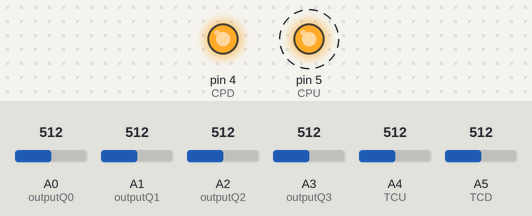
The sketch below on a simulated Arduino Uno, built with avr-gcc and run on an emulated ATmega328P. On the bench: output pins drawn as LEDs (lit = HIGH). Dashed ring = blinking. The inputs (shaded band) are chosen by the test bench; at power-on: A0 (outputQ0) = 512, A1 (outputQ1) = 512, A2 (outputQ2) = 512, A3 (outputQ3) = 512, A4 (TCU) = 512, A5 (TCD) = 512. What the sketch prints to the serial monitor is not drawn.

Above: at 0.5 s.
Timing chart, 0 to 3.0 s (numbered marks = the images above):
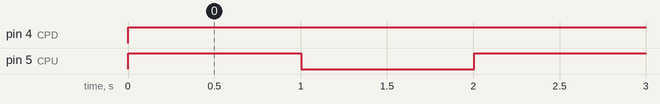

Measured:
- by itself, pin 4 (CPD): LOW → HIGH at 0.00 s
- by itself, pin 5 (CPU): alternates HIGH for 1.0 s and LOW for 1.0 s

The sketch:

Laskuri74HC193.ino
```cpp
/* Perus-porttipiiri AND Arduinolla toteutettuna

Digitaalitekniikan perusteet / perusharjoitus kurssin alkuvaiheisiin liittyen
23.8.2016
OAMK / Tekniikan yksikkö
-J.Kaski-

 */

// Määritellään output-napa siten, että Arduinon omakin LED näyttä HIGH-tilassa valoa.
// Voit myös liittää 13-napaan sarjavastus (vähintään 250 ohmia; yli 10kohm LED ei enää syty)
// InPin1 ja InPin2-navat ovat nyt AND-portin sisäänmenoina ja ledPin sen ulostulo
const int outputQ0 =  A0;    // Datalehdellä jalka 3 (output-napa laskurilla, leutaan inputtina Arduinolla!)
const int outputQ1 =  A1;    // Datalehdellä jalka 2 (output-napa laskurilla, leutaan inputtina Arduinolla!)
const int outputQ2 =  A2;    // Datalehdellä jalka 6 (output-napa laskurilla, leutaan inputtina Arduinolla!)
const int outputQ3 =  A3;    // Datalehdellä jalka 7 (output-napa laskurilla, leutaan inputtina Arduinolla!)
const int CPU =  5;      // Datalehdellä jalka 5 (input, pulssitetaan tätä)
const int CPD =  4;      // Datalehdellä jalka 4 (input, pidetään ylhäällä)
const int TCU =  A4;      // Datalehdellä jalka 12 (output-napa laskurilla, leutaan inputtina Arduinolla!)
const int TCD =  A5;      // Datalehdellä jalka 13 (output-napa laskurilla, leutaan inputtina Arduinolla!)
// PL 5V:iin; MR maihin; D0 - D3: ei kytketä tässä esimerkissä; Q = output


// Alutetaan muuttujat:
int CPUin = LOW;             // Alustetaan tila 0V:iin
int CPDin = HIGH;            // Pidetään tämä ylhäällä jatkuvasti
int Q0 = 0;
int Q1 = 0;
int Q2 = 0;
int Q3 = 0;
int TCUval = 0;
int TCDval = 0;

int muutoksia = 0;

void setup() {
  // Asetetaan napojen roolit:
  pinMode(CPU, OUTPUT);
  pinMode(CPD, OUTPUT);
  // initialize serial communications at 9600 bps:
  Serial.begin(9600);
}

void loop() {
  // Tämä loop-silmukka on se ajettava ohjelma, joka pyörii ympäri niin kauan kuin Arduinolla on virtaa.
  Q0 = analogRead(outputQ0);
  Q1 = analogRead(outputQ1);
  Q2 = analogRead(outputQ2);
  Q3 = analogRead(outputQ3);
  TCUval = analogRead(TCU);
  TCDval = analogRead(TCD);

  // Alaspäin laskeva kello ylätilaan ja pidetään siellä
  digitalWrite(CPD,HIGH);

  //Tuotetaan kellolle yksi jakson puoliska:
  if(CPUin == LOW){
  digitalWrite(CPU,HIGH);
  CPUin = HIGH;
  delay(1);
  }
  else{
  digitalWrite(CPU,LOW);
  CPUin = LOW;
  delay(1);
  muutoksia++;
  }

  //Tulostetaan ulostulot sarjaportille:
  Serial.print(muutoksia);
  Serial.print(" Q0 ");
  Serial.print(Q0);
  Serial.print(" Q1 ");
  Serial.print(Q1);
  Serial.print(" Q2 ");
  Serial.print(Q2);
  Serial.print(" Q3 ");
  Serial.print(Q3);
  Serial.print(" TCU ");
  Serial.print(TCUval);
  Serial.print(" TCD ");
  Serial.println(TCDval);
  delay(1000);
}
```
